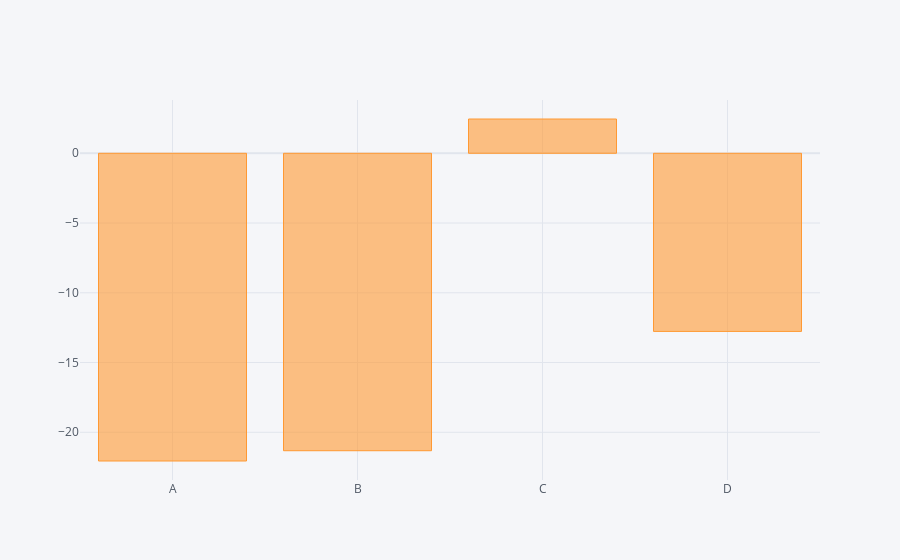

The code cell stored with this chart in its notebook:
### Code cell
df.sum().iplot(kind='bar')

### Figure 1 — Plotly figure (JSON) as saved in the notebook; plotly's stock layout.template omitted (floating-point values rounded to 4 significant figures)
{"data": [{"marker": {"color": "rgba(255, 153, 51, 0.6)", "line": {"color": "rgba(255, 153, 51, 1.0)", "width": 1}}, "name": "None", "orientation": "v", "text": "", "type": "bar", "x": ["A", "B", "C", "D"], "y": [-22.06, -21.32, 2.458, -12.77]}], "layout": {"legend": {"bgcolor": "#F5F6F9", "font": {"color": "#4D5663"}}, "paper_bgcolor": "#F5F6F9", "plot_bgcolor": "#F5F6F9", "title": {"font": {"color": "#4D5663"}}, "xaxis": {"gridcolor": "#E1E5ED", "showgrid": true, "tickfont": {"color": "#4D5663"}, "title": {"font": {"color": "#4D5663"}, "text": ""}, "zerolinecolor": "#E1E5ED"}, "yaxis": {"gridcolor": "#E1E5ED", "showgrid": true, "tickfont": {"color": "#4D5663"}, "title": {"font": {"color": "#4D5663"}, "text": ""}, "zerolinecolor": "#E1E5ED"}}}
